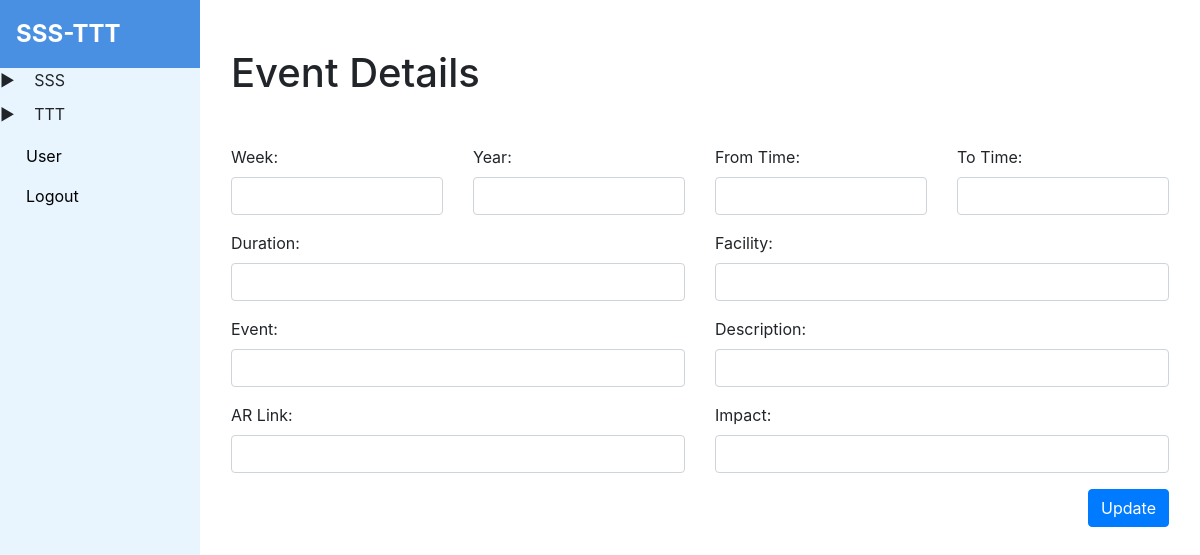
The app's page /event/update/25 (signed in), older data.
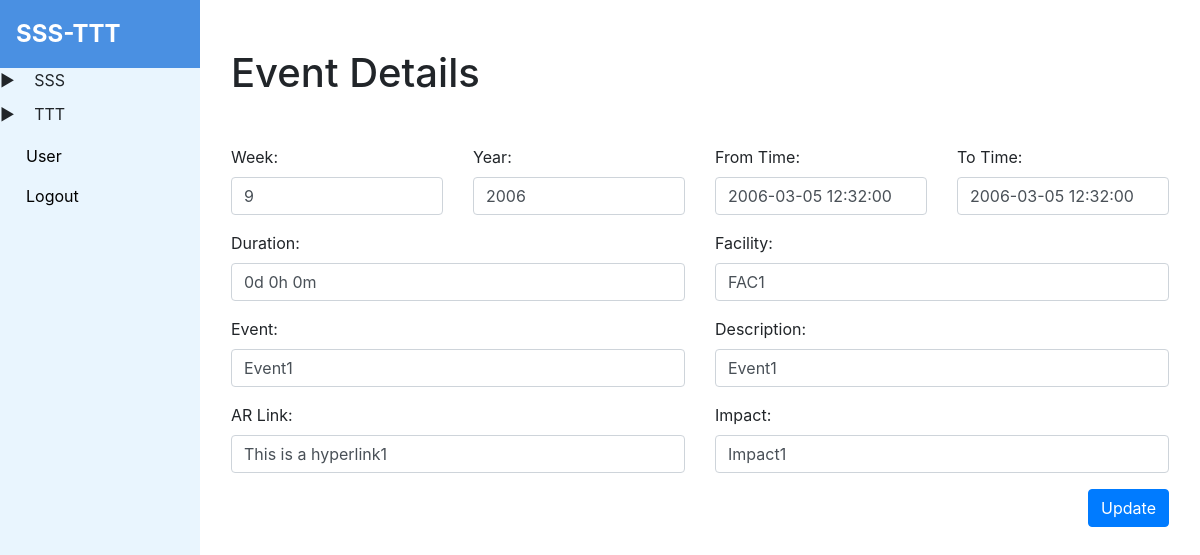
The same page, newer data.
### tables this page shows
CREATE TABLE 't_event' (
    'id' INTEGER PRIMARY KEY AUTOINCREMENT,
    'week' int(11) NOT NULL,
    'year' int(11) NOT NULL,
    't_time' varchar(1000) NOT NULL,
    'to' varchar(1000) NOT NULL,
    'duration' varchar(1000) NOT NULL,
    'facility' varchar(1000) NOT NULL,
    'event' varchar(1000) NOT NULL,
    'description' varchar(1000) NOT NULL,
    'ar_link' varchar(1000) NOT NULL,
    'impact' varchar(1000) NOT NULL
    );

### app.py (the view)
@app.route('/event/update/<int:event_id>')
@check_login
def event_update_view(event_id):
    data = get_record_by_table_name('t_event', event_id)
    return render_template('event/event_update.html', event=data, is_admin = session.get('user'))

### app.py (called while the page is built)
def check_login(f):
    @wraps(f)
    def decorated_function(*args, **kwargs):
        if session.get('user') is None:
            return redirect(url_for('login'))
        return f(*args, **kwargs)
    return decorated_function

### db_helper.py (called while the page is built)
def get_record_by_table_name(table_name: str, record_id: int):
    cursor = conn.cursor()
    cursor.execute(f'SELECT * FROM {table_name} WHERE id = {record_id}')
    result = cursor.fetchone()
    cursor.close()
    return result

### templates/event/event_update.html
{% extends 'base.html' %}
{% block content %}
  <div class="container my-5">
    <div class="row">
      <div class="col-12">
        <h1 class="text-start mb-5">Event Details</h1>
      </div>
    </div>
        <form method="POST" action="/api/event/update/{{event[0]}}">
          <div class="row">
            <div class="col-md-3">
              <div class="form-group">
                <label for="week">Week:</label>
                <input type="text" class="form-control" id="week" name="week" value="{{ event[1] }}">
              </div>
            </div>
            <div class="col-md-3">
              <div class="form-group">
                <label for="year">Year:</label>
                <input type="text" class="form-control" id="year" name="year" value="{{ event[2] }}">
              </div>
            </div>
            <div class="col-md-3">
              <div class="form-group">
                <label for="from_time">From Time:</label>
                <input type="text" class="form-control" id="t_time" name="t_time" value="{{ event[3] }}">
              </div>
            </div>
            <div class="col-md-3">
              <div class="form-group">
                <label for="to_time">To Time:</label>
                <input type="text" class="form-control" id="to" name="to" value="{{ event[4] }}">
              </div>
            </div>
          </div>
          <div class="row">
            <div class="col-md-6">
              <div class="form-group">
                <label for="duration">Duration:</label>
                <input type="text" class="form-control" id="duration" name="duration" value="{{ event[5] }}">
              </div>
            </div>
            <div class="col-md-6">
              <div class="form-group">
                <label for="facility">Facility:</label>
                <input type="text" class="form-control" id="facility" name="facility" value="{{ event[6] }}">
              </div>
            </div>
          </div>
          <div class="row">
            <div class="col-md-6">
              <div class="form-group">
                <label for="event">Event:</label>
                <input type="text" class="form-control" id="event" name="event" value="{{ event[7] }}">
              </div>
            </div>
            <div class="col-md-6">
              <div class="form-group">
                <label for="event">Description:</label>
                <input type="text" class="form-control" id="description" name="description" value="{{ event[7] }}">
              </div>
            </div>
          </div>
          <div class="row">
            <div class="col-md-6">
              <div class="form-group">
                <label for="event">AR Link:</label>
                <input type="text" class="form-control" id="ar_link" name="ar_link" value="{{ event[9] }}">
              </div>
            </div>
            <div class="col-md-6">
              <div class="form-group">
                <label for="ar_link">Impact:</label>
                <input type="text" class="form-control" id="impact" name="impact" value="{{ event[10] }}">
              </div>
            </div>
          </div>
          <div class="d-flex justify-content-end align-items-center">
            <button type="submit" class="btn btn-primary">Update</button>
          </div>
          </form>
  </div>
{% endblock %}

Row changes from the older to the newer data that the page shows:
added t_event: week "9", year "2006", t_time "2006-03-05 12:32:00", to "2006-03-05 12:32:00", duration "0d 0h 0m", facility "FAC1", event "Event1", description "Event1", ar_link "This is a hyperlink1", impact "Impact1"
